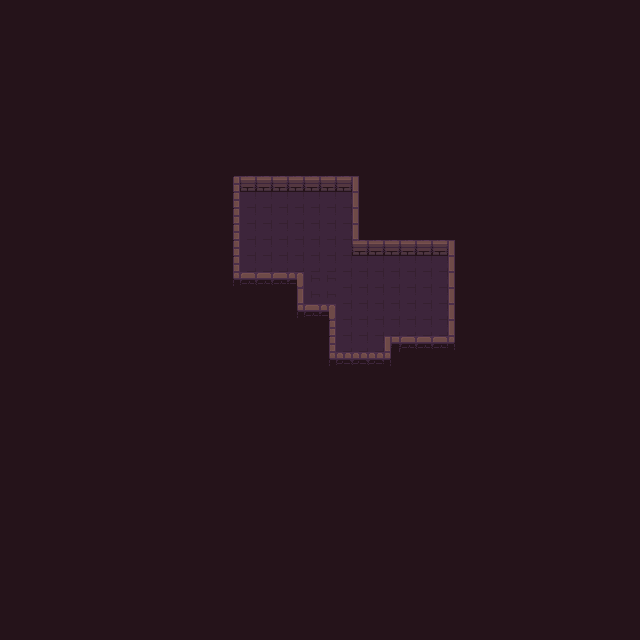

The image is a tile-based game level rendered from a .tmx file. Its description and source (layers, tilesets, objects; grid data summarised) follow:
An orthogonal 40x40 tile map with 16x16 px tiles, 3 tile layers (background, road, wall).

<map version="1.9" tiledversion="1.9.2" orientation="orthogonal" renderorder="right-down" width="40" height="40" tilewidth="16" tileheight="16" infinite="0" nextlayerid="4" nextobjectid="1">
 <tileset firstgid="1" name="resource" tilewidth="16" tileheight="16" tilecount="100" columns="10">
  <image source="Dungeon_Tileset.png" width="160" height="160" />
 </tileset>
 <layer id="1" name="background" width="40" height="40">
  <data>[1600 cells, 1600 non-empty, 1 distinct tile ids]</data>
 </layer>
 <layer id="3" name="road" width="40" height="40">
  <data>[1600 cells, 79 non-empty, 2 distinct tile ids]</data>
 </layer>
 <layer id="2" name="wall" width="40" height="40">
  <data>[1600 cells, 50 non-empty, 11 distinct tile ids]</data>
 </layer>
</map>
